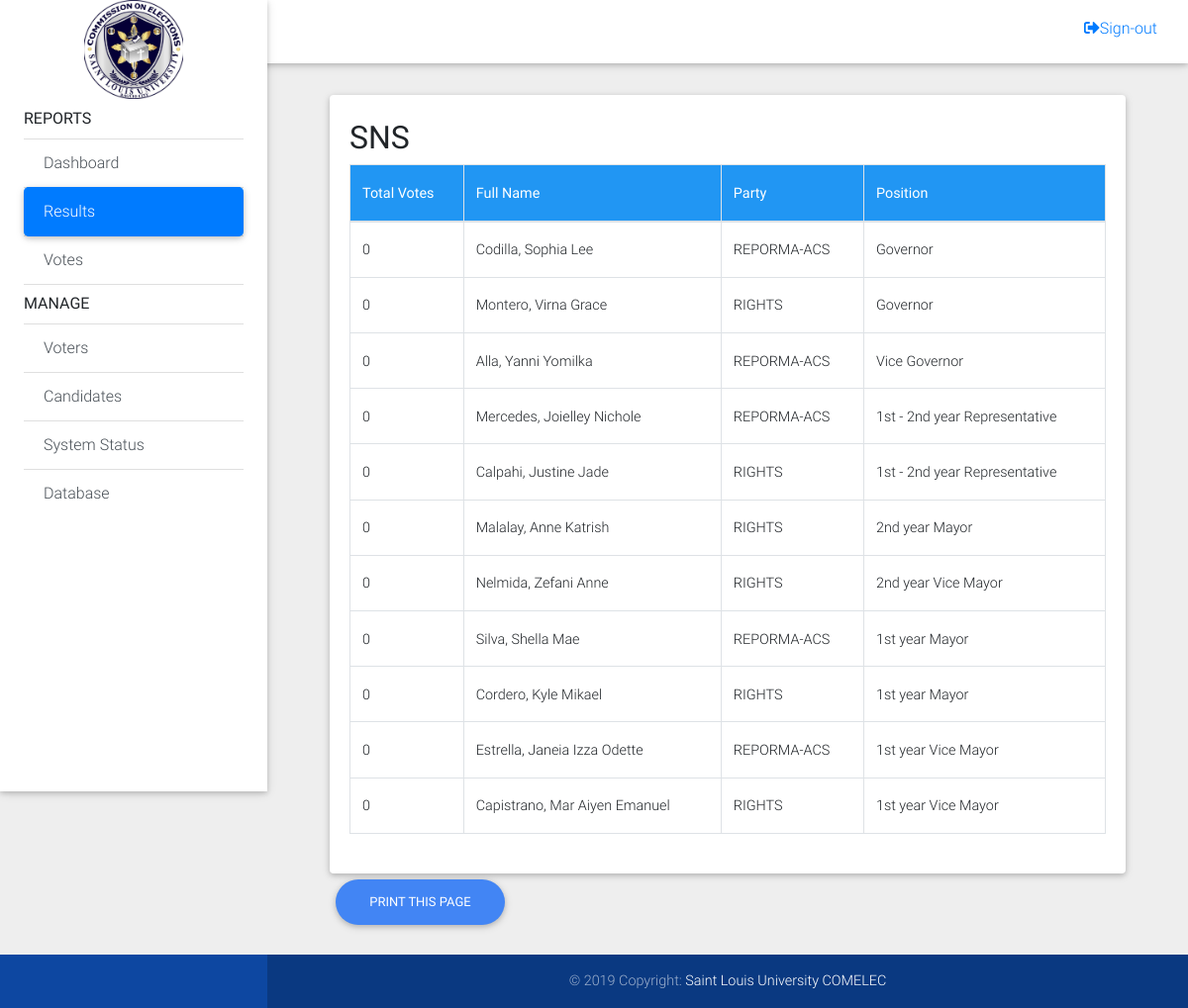
Screenshot of /comeleccommissioners/sns.php (signed in) with the database file from the repository.
### tables this page shows
CREATE TABLE IF NOT EXISTS `candidates` (
  `id` int(11) NOT NULL AUTO_INCREMENT,
  `position_id` int(11) NOT NULL,
  `firstname` varchar(30) NOT NULL,
  `lastname` varchar(30) NOT NULL,
  `photo` varchar(150) DEFAULT NULL,
  `party` varchar(200) NOT NULL,
  `nickname` varchar(200) NOT NULL,
  `school` varchar(200) NOT NULL,
  PRIMARY KEY (`id`)
);

CREATE TABLE IF NOT EXISTS `positions` (
  `id` int(11) NOT NULL AUTO_INCREMENT,
  `title` varchar(200) NOT NULL,
  `description` varchar(50) NOT NULL,
  `priority` int(11) NOT NULL,
  `department` varchar(200) NOT NULL,
  PRIMARY KEY (`id`)
);

### comeleccommissioners/sns.php (the view, shortened to what this page needs)
<?php include 'includes/session.php'; ?>
<?php include 'includes/header.php'; ?>
<body class="grey lighten-3">
  <?php
  include 'includes/navbar.php'; ?>
  <main class="pt-5 mx-lg-5">
    <div class="container-fluid mt-5">
            <div class="row">
        <div class="col-md-12">
          <div class="card">
            <div class="card-body">
<h2 clas="text-center">SNS</h2>
<table class="table table-bordered table-hover" cellspacing="0" width="100%">
          <thead class="blue white-text">
            <tr>
              <th>Total Votes</th>
              <th>Full Name</th>
              <th>Party</th>
              <th>Position</th>
            </tr>
          </thead>
          <tbody>
            <?php
            $result3 = mysqli_query($conn, "SELECT * FROM positions join candidates on candidates.position_id = positions.id where department = 'SNS'");
            while ($row = mysqli_fetch_array($result3)) {
                $result4 = mysqli_query($conn, "SELECT count(votes.voters_id) from candidates join votes on candidates.id = votes.candidate_id where candidates.id = '".$row['id']."'");
                while ($row1 = mysqli_fetch_array($result4)) { ?>
            <tr>
              <td><?php echo $row1[0]; ?></td>
              <td><?php echo $row['lastname'];?><?php echo ", ";echo $row['firstname'];?></td>
              <td><?php echo $row['party'];?></td>
              <td><?php echo $row['title'];?></td>
            </tr>
            <?php   } } ?>
          </tbody>
        </table>
            </div>
          </div>
        </div>
      </div>
<button class="noprint btn btn-primary btn-rounded" onclick="myFunction()">Print this page</button>
    </div>
  </main>
<?php include 'includes/footer.php'; ?>
</body>
</html>

### comeleccommissioners/includes/header.php (style rules this page uses)
* { margin: 0; padding: 0; }
html, body { height: 100%; width: 100%; }
main { min-height: 100%; }

### rows the page displays
candidates: row1 "0", lastname "Codilla", firstname "Sophia Lee", party "REPORMA-ACS", position.title "Governor"
candidates: row1 "0", lastname "Montero", firstname "Virna Grace", party "RIGHTS", position.title "Governor"
candidates: row1 "0", lastname "Alla", firstname "Yanni Yomilka", party "REPORMA-ACS", position.title "Vice Governor"
candidates: row1 "0", lastname "Mercedes", firstname "Joielley Nichole", party "REPORMA-ACS", position.title "1st - 2nd year Representative"
candidates: row1 "0", lastname "Calpahi", firstname "Justine Jade", party "RIGHTS", position.title "1st - 2nd year Representative"
candidates: row1 "0", lastname "Malalay", firstname "Anne Katrish", party "RIGHTS", position.title "2nd year Mayor"
candidates: row1 "0", lastname "Nelmida", firstname "Zefani Anne", party "RIGHTS", position.title "2nd year Vice Mayor"
candidates: row1 "0", lastname "Silva", firstname "Shella Mae", party "REPORMA-ACS", position.title "1st year Mayor"
candidates: row1 "0", lastname "Cordero", firstname "Kyle Mikael", party "RIGHTS", position.title "1st year Mayor"
candidates: row1 "0", lastname "Estrella", firstname "Janeia Izza Odette", party "REPORMA-ACS", position.title "1st year Vice Mayor"
candidates: row1 "0", lastname "Capistrano", firstname "Mar Aiyen Emanuel", party "RIGHTS", position.title "1st year Vice Mayor"
